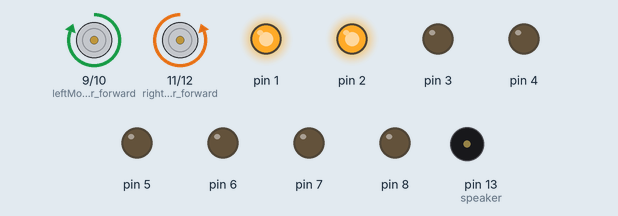
Recording of a sketch running on a simulated Arduino Uno, built with avr-gcc and run on an emulated ATmega328P. Parts: motor-driver pin pairs drawn as motors (green arrow = first pin HIGH = forward, orange = second pin HIGH = backward, longer = more drive), output pins drawn as LEDs (lit = HIGH), buzzer (waves = sounding).

Above: at 0.1 s.
At 9.1 s:
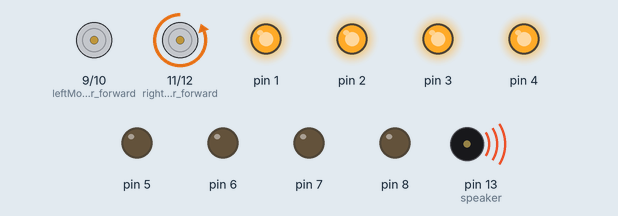
At 10.3 s:
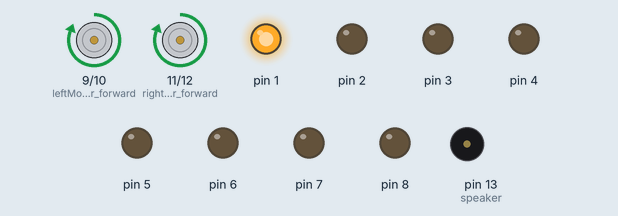
At 17.7 s:
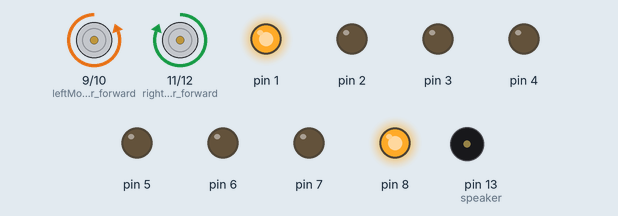
At 21.7 s:
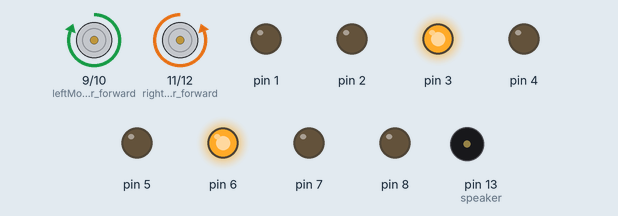
At 37.7 s:
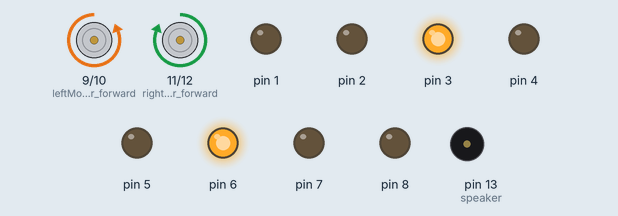
Timing chart, 0 to 39.2 s (numbered marks = the images above):
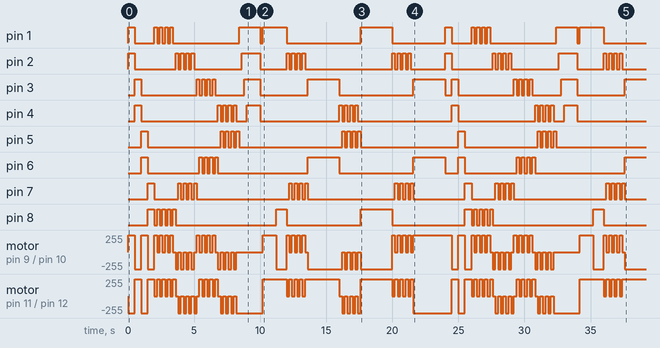

The sketch:

Motor_Bot.ino
```cpp
int leftMotor_forward = 9;
int leftMotor_backward = 10;
int rightMotor_forward = 11;
int rightMotor_backward = 12;
int leds[] = {1, 2, 3, 4, 5, 6, 7, 8};
int speaker = 13;

int C = 2093;
int D = 2349;
int E = 2637;
int F = 2794;
int G = 3136;
int A = 3520;
int B = 3951;
int C2 = 4186;

void setup(){
  pinMode(speaker, OUTPUT);
  pinMode(leftMotor_forward, OUTPUT);
  pinMode(leftMotor_backward, OUTPUT);
  pinMode(rightMotor_forward, OUTPUT);
  pinMode(rightMotor_backward, OUTPUT);
  //This for loop syntax is only valid for arrays
  for(int led : leds){
    pinMode(led, OUTPUT);
  }
}
void loop(){
  pivotRight(500, leds[0], leds[1]);
  pivotLeft(500, leds[2], leds[3]);
  pivotRight(500, leds[4], leds[5]);
  pivotLeft(500, leds[6], leds[7]);
  zigzagForward(200, leds[0], leds[7]);
  zigzagBackward(200, leds[1], leds[6]);
  zigzagForward(200, leds[2], leds[5]);
  zigzagBackward(200, leds[3], leds[4]);
  octave(200);
  moveForward(1000, leds[0]);
  pivotLeft(800, leds[0], leds[7]);  //pivot 90 degrees CCW
  zigzagForward(200, leds[1], leds[6]);
  pivotLeft(2400, leds[2], leds[5]);  //pivot 270 degrees CCW
  zigzagBackward(200, leds[3], leds[4]);  //is this same distance as moveForward(1000)?
  pivotLeft(2400, leds[0], leds[7]);  //pivot 270 degrees CCW
  zigzagForward(200, leds[1], leds[6]);
  pivotRight(2400, leds[2], leds[5]); //pivot 270 degrees CW
}

void moveForward(int duration, int led){
  digitalWrite(led, HIGH);
  digitalWrite(leftMotor_forward, HIGH);
  digitalWrite(leftMotor_backward, LOW);
  digitalWrite(rightMotor_forward, HIGH);
  digitalWrite(rightMotor_backward, LOW);
  delay(duration);
  digitalWrite(led, LOW);
}
void moveBackward(int duration, int led){
  digitalWrite(led, HIGH);
  digitalWrite(leftMotor_forward, LOW);
  digitalWrite(leftMotor_backward, HIGH);
  digitalWrite(rightMotor_forward, LOW);
  digitalWrite(rightMotor_backward, HIGH);
  delay(duration);
  digitalWrite(led, LOW);
}

void turnLeft(int duration, int led){
  digitalWrite(led, HIGH);
  digitalWrite(leftMotor_forward, LOW);
  digitalWrite(leftMotor_backward, LOW);
  digitalWrite(rightMotor_forward, HIGH);
  digitalWrite(rightMotor_backward, LOW);
  delay(duration);
  digitalWrite(led, LOW);
}
void turnRight(int duration, int led){
  digitalWrite(led, HIGH);
  digitalWrite(leftMotor_forward, HIGH);
  digitalWrite(leftMotor_backward, LOW);
  digitalWrite(rightMotor_forward, LOW);
  digitalWrite(rightMotor_backward, LOW);
  delay(duration);
  digitalWrite(led, LOW);
}

void noMotor(int duration)  {
  digitalWrite(leftMotor_forward, LOW);
  digitalWrite(leftMotor_backward, LOW);
  digitalWrite(rightMotor_forward, LOW);
  digitalWrite(rightMotor_backward, LOW);
}

void octave(int delayTime){
  tone(speaker, C);    // Play frequency 2093 - C
  digitalWrite(1, HIGH);
  delay(delayTime);       // Play for 500 milliseconds

  tone(speaker, D);    // Play frequency 2349 - D
  digitalWrite(2, HIGH);
  delay(delayTime);

  tone(speaker, E);    // Play frequency 2637 - E
  digitalWrite(3, HIGH);
  delay(delayTime);

  tone(speaker, F);    // Play frequency 2794 - F
  digitalWrite(4, HIGH);
  delay(delayTime);

  tone(speaker, G);    // Play frequency 3136 - G
  digitalWrite(4, HIGH);
  delay(delayTime);

  tone(speaker, A);    // Play frequency 3520 - A
  digitalWrite(3, HIGH);
  delay(delayTime);

  tone(speaker, B);    // Play frequency 3951 - B
  digitalWrite(2, HIGH);
  delay(delayTime);

  tone(speaker, C2);    // Play frequency 4186 - C2
  digitalWrite(1, HIGH);
  delay(delayTime);

  digitalWrite(4, LOW);
  digitalWrite(3, LOW);
  digitalWrite(2, LOW);
  digitalWrite(1, LOW);

  noTone(speaker);        // Turn speaker off
  delay(delayTime);       // Speaker stays off for 500 milliseconds before the code repeats
}

void pivotRight (int pivotDuration, int led1, int led2){
  digitalWrite(leftMotor_forward, HIGH);
  digitalWrite(leftMotor_backward, LOW);
  digitalWrite(rightMotor_forward, LOW);
  digitalWrite(rightMotor_backward, HIGH);
  digitalWrite(led1, HIGH);
  digitalWrite(led2, HIGH);
  delay(pivotDuration);
  digitalWrite(led1, LOW);
  digitalWrite(led2, LOW);
}

void pivotLeft (int pivotDuration, int led1, int led2){
  digitalWrite(leftMotor_forward, LOW);
  digitalWrite(leftMotor_backward, HIGH);
  digitalWrite(rightMotor_forward, HIGH);
  digitalWrite(rightMotor_backward, LOW);
  digitalWrite(led1, HIGH);
  digitalWrite(led2, HIGH);
  delay(pivotDuration);
  digitalWrite(led1, LOW);
  digitalWrite(led2, LOW);
}

void zigzagForward (int stride, int led1, int led2){
  int zigZagSteps[] = {1, 2, 3, 4};
  for (int steps : zigZagSteps) {
    digitalWrite(leftMotor_forward, HIGH);
    digitalWrite(leftMotor_backward, LOW);
    digitalWrite(rightMotor_forward, LOW);
    digitalWrite(rightMotor_backward, LOW);
    digitalWrite(led1, HIGH);
    delay(stride);
    digitalWrite(led1, LOW);

    digitalWrite(leftMotor_forward, LOW);
    digitalWrite(leftMotor_backward, LOW);
    digitalWrite(rightMotor_forward, HIGH);
    digitalWrite(rightMotor_backward, LOW);
    digitalWrite(led2, HIGH);
    delay(stride);
    digitalWrite(led2, LOW);
  }
}

void zigzagBackward (int stride, int led1, int led2){
  int zigZagSteps[] = {1, 2, 3, 4};
  for (int steps : zigZagSteps) {
    digitalWrite(leftMotor_forward, LOW);
    digitalWrite(leftMotor_backward, HIGH);
    digitalWrite(rightMotor_forward, LOW);
    digitalWrite(rightMotor_backward, LOW);
    digitalWrite(led1, HIGH);
    delay(stride);
    digitalWrite(led1, LOW);

    digitalWrite(leftMotor_forward, LOW);
    digitalWrite(leftMotor_backward, LOW);
    digitalWrite(rightMotor_forward, LOW);
    digitalWrite(rightMotor_backward, HIGH);
    digitalWrite(led2, HIGH);
    delay(stride);
    digitalWrite(led2, LOW);
  }
}
```

Measured:
- by itself, pin 1: LOW → HIGH at 0.00 s, → LOW 0.50 s later, → HIGH 1.5 s later, → LOW 0.20 s later, … (30 changes in this stretch)
- by itself, pin 2: LOW → HIGH at 0.00 s, → LOW 0.50 s later, → HIGH 3.1 s later, → LOW 0.20 s later, … (48 changes in this stretch)
- by itself, pin 3: LOW → HIGH at 0.50 s, → LOW 0.50 s later, → HIGH 4.2 s later, → LOW 0.20 s later, … (29 changes in this stretch)
- by itself, pin 4: LOW → HIGH at 0.50 s, → LOW 0.50 s later, → HIGH 5.8 s later, → LOW 0.20 s later, … (32 changes in this stretch)
- by itself, pin 5: LOW → HIGH at 1.0 s, → LOW 0.50 s later, → HIGH 5.5 s later, → LOW 0.20 s later, … (28 changes in this stretch)
- by itself, pin 6: LOW → HIGH at 1.0 s, → LOW 0.50 s later, → HIGH 3.9 s later, → LOW 0.20 s later, … (25 changes in this stretch)
- by itself, pin 7: LOW → HIGH at 1.5 s, → LOW 0.50 s later, → HIGH 1.8 s later, → LOW 0.20 s later, … (44 changes in this stretch)
- by itself, pin 8: LOW → HIGH at 1.5 s, → LOW 0.50 s later, → HIGH 0.20 s later, → LOW 0.20 s later, … (26 changes in this stretch)
